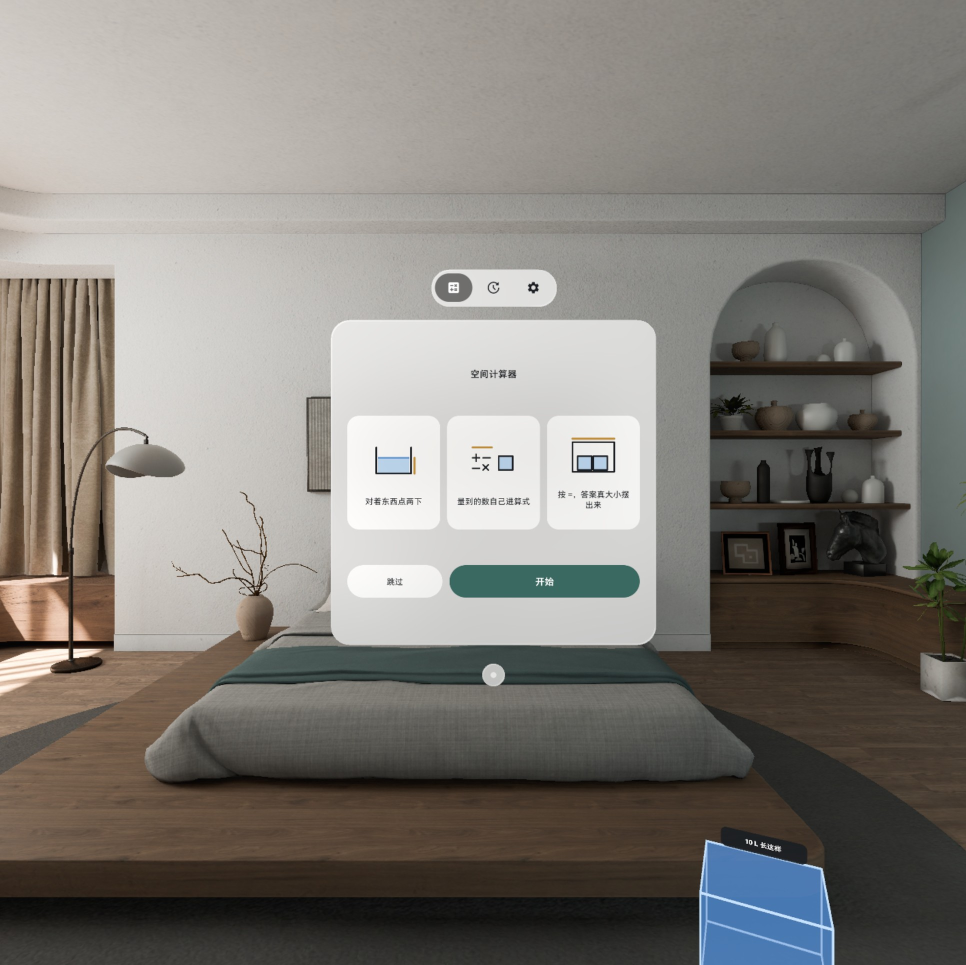
#> input picture dev-context/kj-mbp-m5/_images/062f5e4b03e5df25e010.jpg, 1932 x 1930 px (shown at 1/2 size)
$ python ws.py ../dev-context/kj-mbp-m5/_images/062f5e4b03e5df25e010.jpg
#> lines starting #> are read from the running program, lines starting #| are printed output that depends on the picture
import sys, glob
from PIL import Image
import numpy as np
# window column / row extent: find from the image (glass is brighter than the room behind)
def measure(path, y0=862, y1=1700, x0=920, x1=1700, W0=850, W1=1712):
#> called with y0 = 862, y1 = 1700, x0 = 920, x1 = 1700, W0 = 850, W1 = 1712
    im = np.asarray(Image.open(path).convert('L')).astype(int)
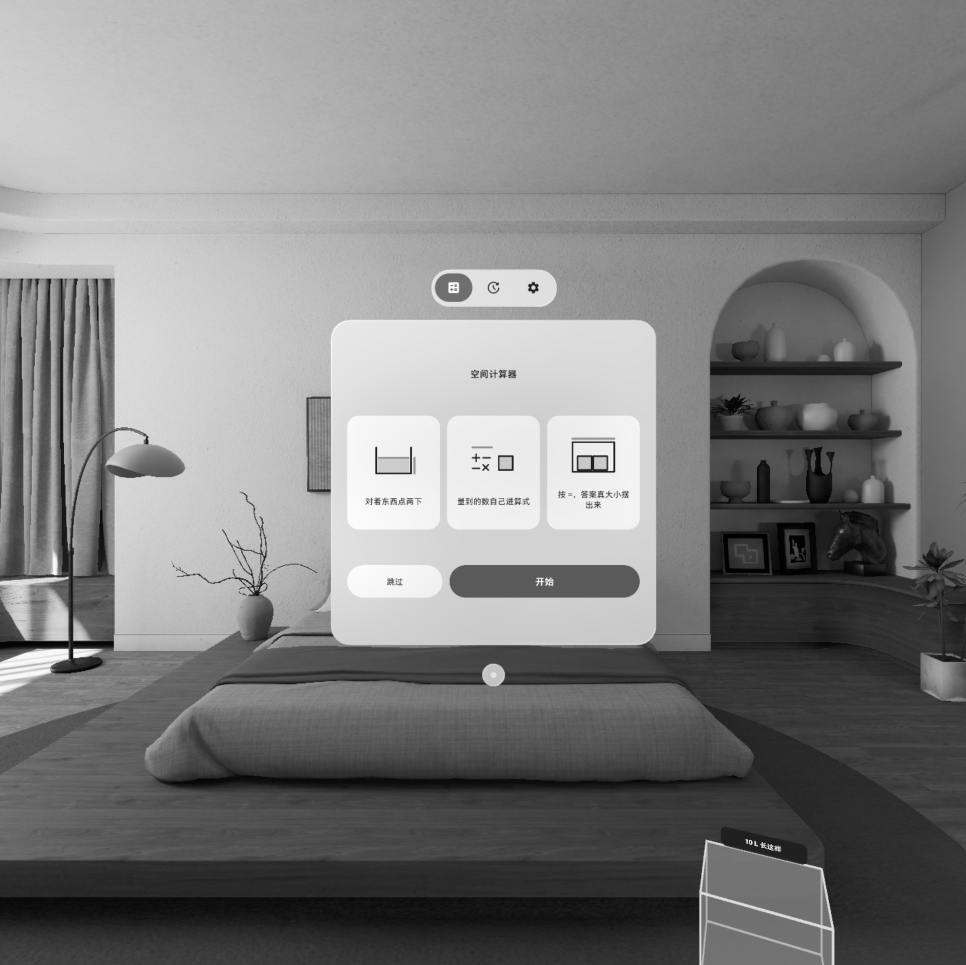
#> im: shape (1930, 1932) int64 (shown at 1/2 size); min 0, max 255, mean 126.3
    reg = im[y0:y1, x0:x1]
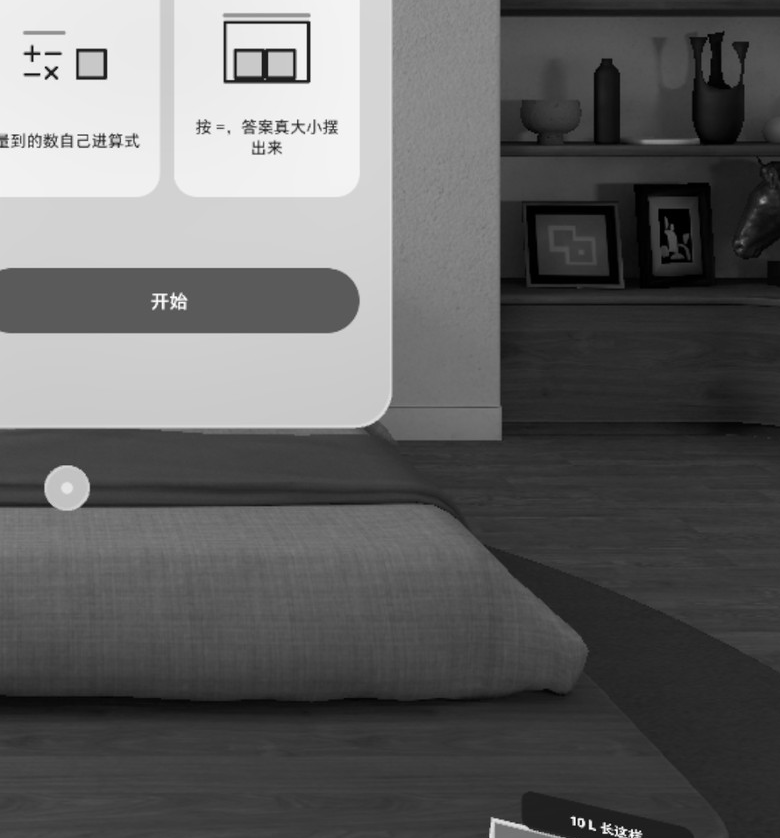
#> reg: shape (838, 780) int64; min 0, max 255, mean 99.3
    med = np.median(reg, axis=1, keepdims=True)
#> med = 838 values, max 210 at index 186, min 16 at index 701, mean 118.5
    content = (np.abs(reg - med) > 28).sum(axis=1) > 3
    H = W1 - W0
    ys = np.where(content)[0] + (y0 - W0)
#> ys = 685 values from 12 to 849
    if len(ys) == 0: return None
    top = ys[0]; bot = H - 1 - ys[-1]
#> after `top = ys[0]`: top = 12
#> after `bot = H - 1 - ys[-1]`: bot = 12
    gaps = np.diff(ys) - 1
#> gaps = 684 values, max 87 at index 655, min 0 at index 0, mean 0.224
    return top / H, bot / H, (top + bot) / H, (gaps.max() if len(gaps) else 0) / H
for p in sorted(sys.argv[1:]):
    r = measure(p)
#> r = (0.0139, 0.0139, 0.0278, 0.101)
    if r: print(f"{p.split('/')[-1]}\ttop {r[0]:.0%}\tbottom {r[1]:.0%}\touter {r[2]:.0%}\tinnerMax {r[3]:.0%}")
#| 062f5e4b03e5df25e010.jpg	top 1%	bottom 1%	outer 3%	innerMax 10%

$ run again, on dev-context/kj-mbp-m5/_images/0c64ae80ed9e8c9ec5a3.jpg
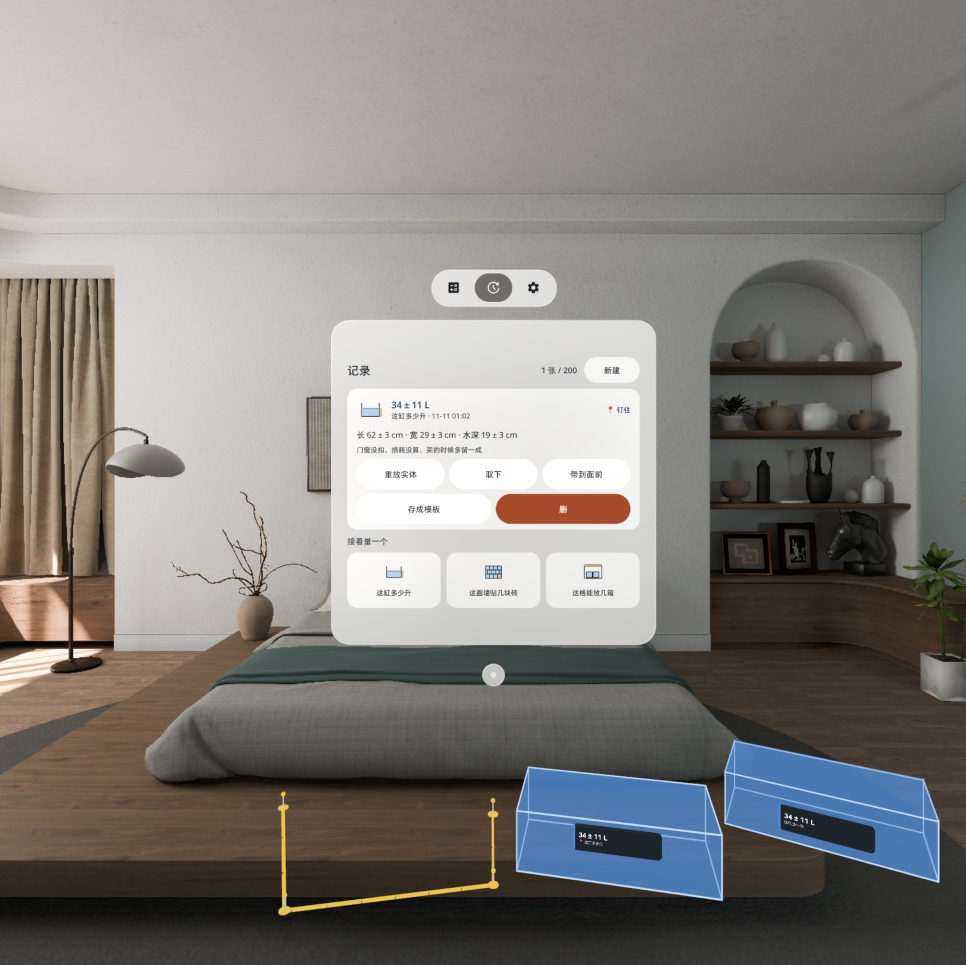
#> input picture dev-context/kj-mbp-m5/_images/0c64ae80ed9e8c9ec5a3.jpg, 1932 x 1930 px (shown at 1/2 size)
#> in measure, `im = np.asarray(Image.open(path).convert('L')).astype(int)`:
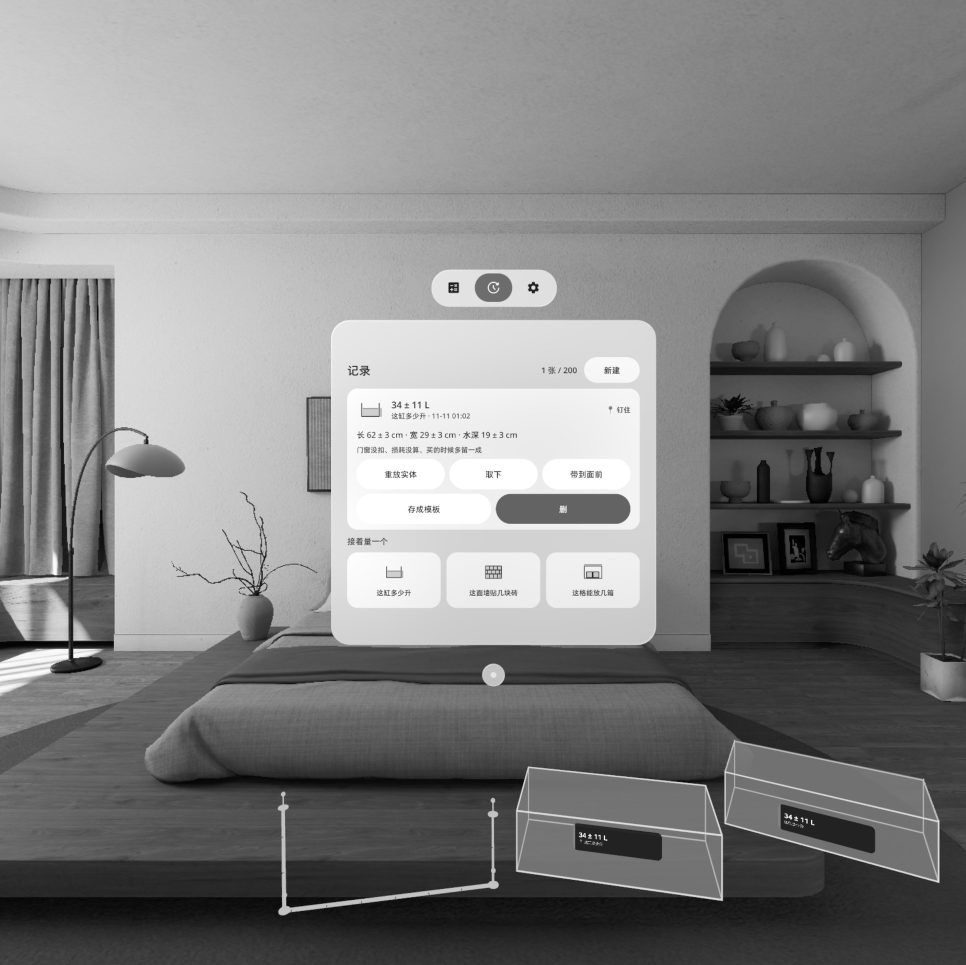
#> im: shape (1930, 1932) int64 (shown at 1/2 size); min 0, max 255, mean 129.3
#> in measure, `reg = im[y0:y1, x0:x1]`:
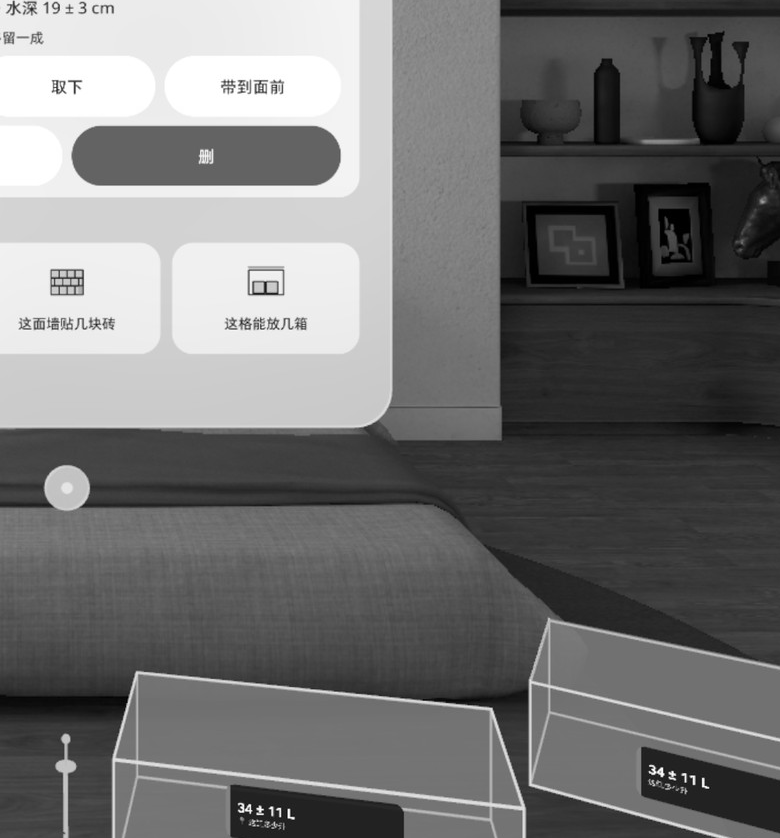
#> reg: shape (838, 780) int64; min 0, max 255, mean 112.8
#> med = 838 values, max 212.5 at index 16, min 48 at index 503, mean 130.9
#> ys = 814 values from 12 to 849
#> top = 12
#> gaps = 813 values, max 24 at index 440, min 0 at index 0, mean 0.0295
#> r = (0.0139, 0.0139, 0.0278, 0.0278)
#| 0c64ae80ed9e8c9ec5a3.jpg	top 1%	bottom 1%	outer 3%	innerMax 3%

$ run again, on dev-context/kj-mbp-m5/_images/0d69df9a8e021e2813c1.jpg
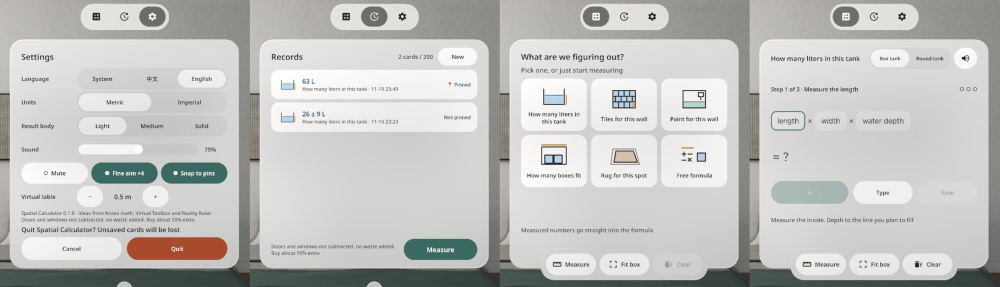
#> input picture dev-context/kj-mbp-m5/_images/0d69df9a8e021e2813c1.jpg, 1999 x 574 px (shown at 1/2 size)
#> in measure, `im = np.asarray(Image.open(path).convert('L')).astype(int)`:
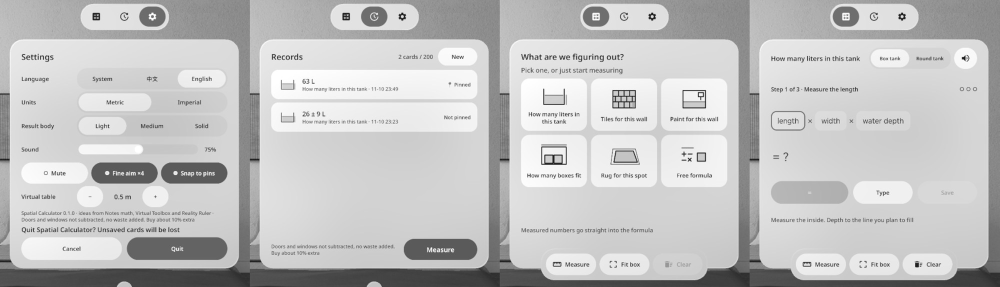
#> im: shape (574, 1999) int64 (shown at 1/2 size); min 13, max 255, mean 194.5
#> reg = empty array
